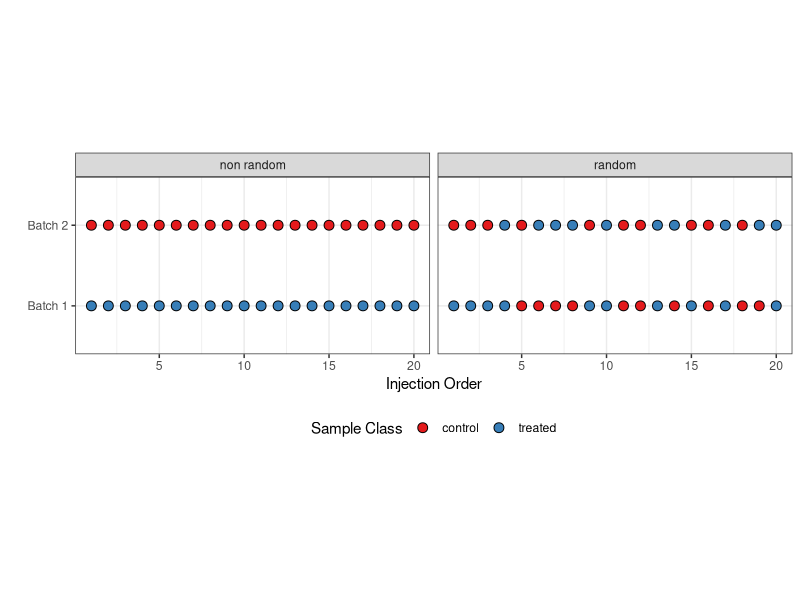
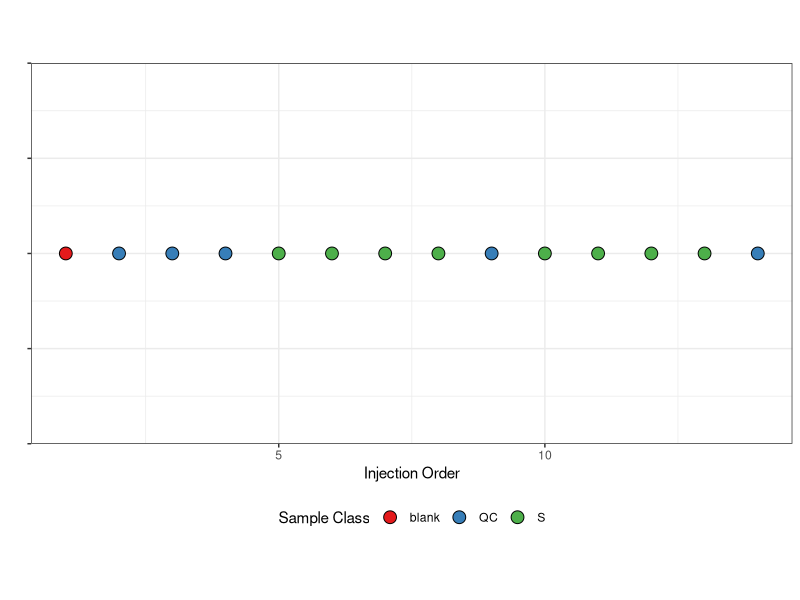

Here is the R script that generated these plots, in order: (Note: this script raises an error after producing the figures.)
## ---- chunk 1
knitr::opts_chunk$set(echo = FALSE)
library(knitr)
library(tidyverse)
## ---- chunk 2
sample_list <- tibble(batch = rep(c("Batch 1","Batch 2"), each = 20),
                      class = rep(c("treated","control"), each = 20),
                      order = rep(1:20, times = 2)) %>% 
  mutate(random_class = sample(class))

class.labs <- c("non random","random")
names(class.labs) <- c("class","random_class")


sample_list %>% 
  ungroup() %>% 
  pivot_longer(contains("class")) %>% 
  ggplot() + 
  geom_point(aes(y = batch, x = order, fill = value), pch = 21, size = 3) + 
  facet_wrap(~name, labeller = labeller(name = class.labs)) + 
  theme_bw() + xlab("Injection Order") + ylab("") + 
  scale_fill_brewer(palette = "Set1", name = "Sample Class") + 
  theme(aspect.ratio = 0.5, legend.position = "bottom")

## ---- chunk 3

tibble(order = 1:14,
       sample = c("blank","QC","QC","QC",rep(c("S","S","S","S","QC"), times = 2))) %>% 
  ggplot() + 
  geom_point(aes(y = 1, x = order, fill = sample), pch = 21, size = 4) +
  theme_bw() + xlab("Injection Order") + ylab("") + 
  scale_fill_brewer(palette = "Set1", name = "Sample Class") + 
  theme(aspect.ratio = 0.5, legend.position = "bottom", axis.text.y = element_blank() )

## ---- chunk 4
include_graphics("../images/tandemMS.jpg")
## ---- chunk 5
x <- seq(1, 15, length=40)
y <- dnorm(x, mean = 10, sd = 1)

par(mfrow = c(1,3))
plot(x,y, type = "l", xlab = "time", ylab = "I", main = "Only FS")
points(x,y, col = "steelblue", pch = 19)
points(x,y, col = "steelblue", type = "h")
polygon(x,y, col = "#4682B450", border = NA)
legend("topleft", legend = c("FS","DDA"), lty = 1, col = c("steelblue", "orange"))

plot(x,y, type = "l", xlab = "time", ylab = "I", main = "FS + 1DDA")
points(x[seq(1,100,2)],y[seq(1,100,2)], col = "steelblue", pch = 19)
points(x[seq(1,100,2)],y[seq(1,100,2)], col = "steelblue", type = "h")
points(x[seq(2,100,2)],y[seq(2,100,2)], col = "orange", pch = 19)
points(x[seq(2,100,2)],y[seq(2,100,2)], col = "orange", type = "h")
polygon(x[seq(1,100,2)],y[seq(1,100,2)], col = "#4682B450", border = NA)


plot(x,y, type = "l", xlab = "time", ylab = "I", main = "FS + 3DDA")
points(x[seq(1,100,4)],y[seq(1,100,4)], col = "steelblue", pch = 19)
points(x[seq(1,100,4)],y[seq(1,100,4)], col = "steelblue", type = "h")
points(x[seq(2,100,4)],y[seq(2,100,4)], col = "orange", pch = 19)
points(x[seq(2,100,4)],y[seq(2,100,4)], col = "orange", type = "h")
points(x[seq(3,100,4)],y[seq(3,100,4)], col = "orange", pch = 19)
points(x[seq(3,100,4)],y[seq(3,100,4)], col = "orange", type = "h")
points(x[seq(4,100,4)],y[seq(4,100,4)], col = "orange", pch = 19)
points(x[seq(4,100,4)],y[seq(4,100,4)], col = "orange", type = "h")
polygon(x[seq(1,100,4)],y[seq(1,100,4)], col = "#4682B450", border = NA)

